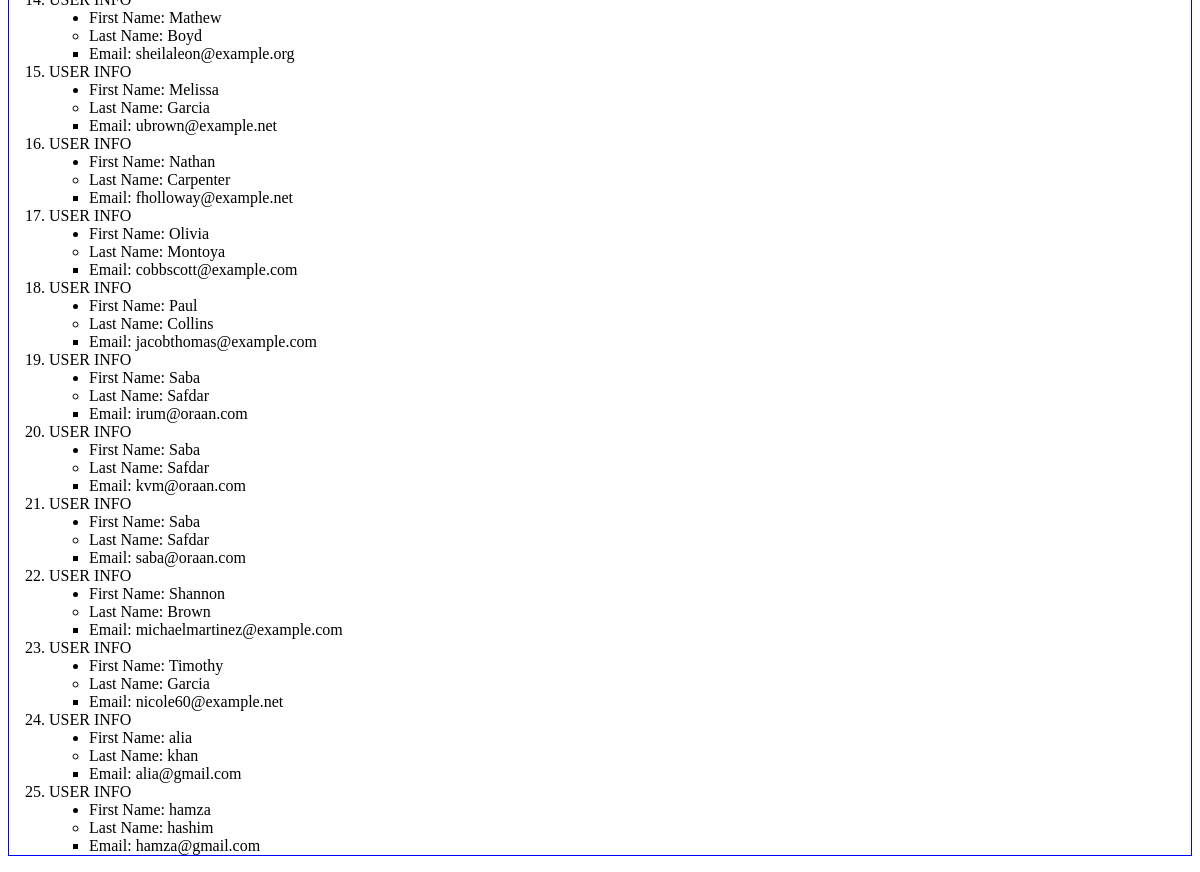
The page /second_app/users/ (lower part) on the database as committed earlier.
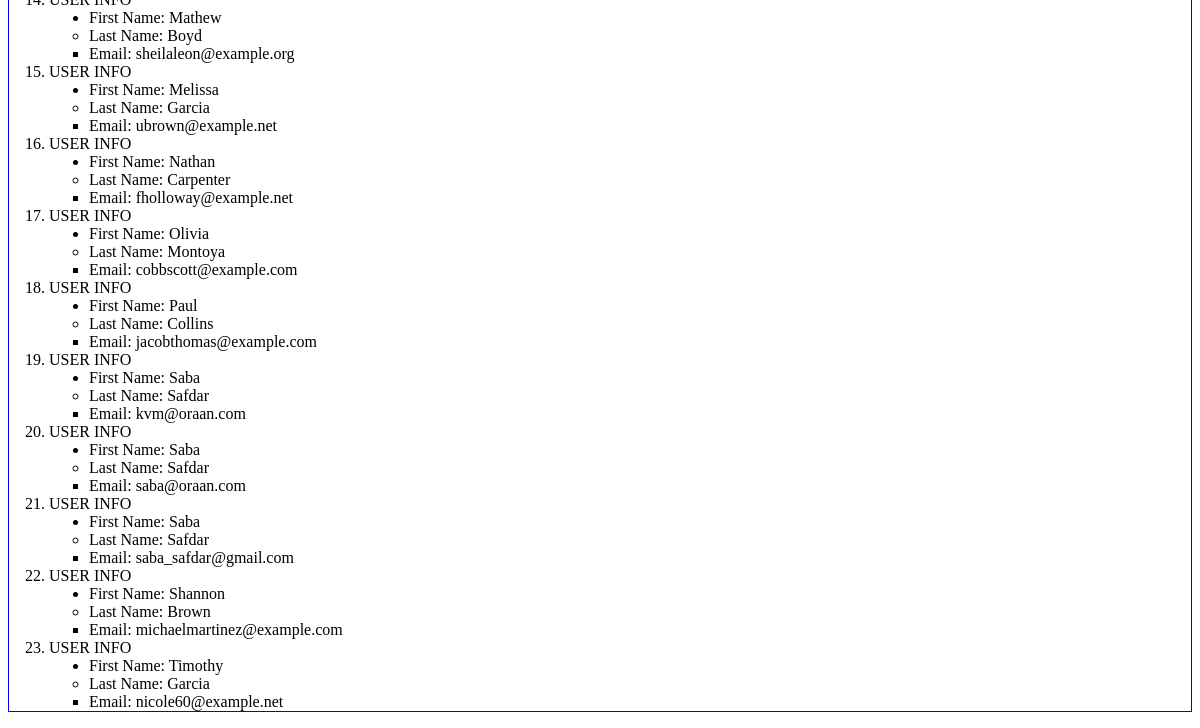
The same page on the database as committed later.
### second_app/models.py (models this page shows, shortened)
class User(models.Model):
    first_name = models.CharField(max_length=128)
    last_name = models.CharField(max_length=128)
    email = models.EmailField(max_length=264,unique=True)

### second_app/views.py (the view)
def users(request):
        user_list = User.objects.order_by('first_name')
        user_dict = {'user_acc': user_list}
        return render(request,'second_app/user.html',context=user_dict)

### templates/second_app/user.html (shortened to what this page needs)
<!DOCTYPE html>
{% load static %}
<html lang="en">
<head>
    <link rel="stylesheet" href="{% static "css/mystyle.css" %}" />
</head>
<body>
    {% if user_acc %}
    <ol class="list">
        {% for person in user_acc %}
        <li>USER INFO</li>
        <ul>
            <li class="one">First Name: {{ person.first_name }}</li>
            <li class="two">Last Name: {{ person.last_name}}</li>
            <li class="three">Email: {{ person.email}}</li>
        </ul>
    {% endfor %}
    </ol>
    {% endif %}
</body>
</html>

Rows that differ between the two databases and show on the page:
removed User: first_name "Saba", last_name "Safdar", email "irum@oraan.com"
removed User: first_name "alia", last_name "khan", email "alia@gmail.com"
removed User: first_name "hamza", last_name "hashim", email "hamza@gmail.com"
added User: first_name "Saba", last_name "Safdar", email "saba_safdar@gmail.com"
